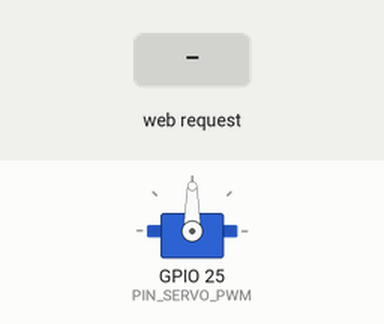
Bench run of a sketch on a simulated ESP32. Parts: servo. Inputs (shaded band) come from the test bench. WiFi joins after 1.5 s; servers stay silent unless stated; what the sketch prints to the serial monitor is not drawn.

Above: at 2.7 s.
2.8 s: HTTP request GET /turn received
At 3.25 s:
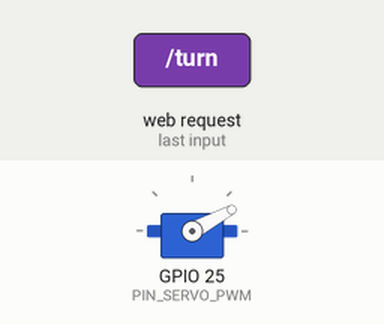
At 9.1 s:
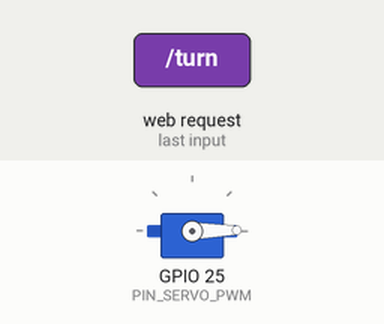
Timing chart, 0 to 10.6 s (numbered marks = the images above; inputs shaded):
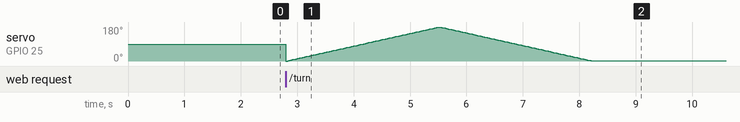

The sketch:

07_02_esp32_sg90_http.ino
```cpp
#include <ESP32Servo.h> // https://github.com/madhephaestus/ESP32Servo
#include <WiFi.h>
#include <WebServer.h>

// ref to https://github.com/madhephaestus/ESP32Servo/blob/master/examples/Multiple-Servo-Example-Arduino/Multiple-Servo-Example-Arduino.ino
// ref to example/SimpleWifiWerver.ino

// Wifi AP settings
const char gcc_SSID[] = "SSID";
const char gcc_PASSWORD[] = "PASSWORD";

// These are all GPIO pins on the ESP32
// Recommended pins include 2,4,12-19,21-23,25-27,32-33
#define PIN_SERVO_PWM 25

// Published values for SG90 servos; adjust if needed
#define WIDTH_PWM_MICRO_SEC_MIN ((int)500)
#define WIDTH_PWM_MICRO_SEC_MAX ((int)2400)

// create four servo objects
Servo objServo01;

int giAngleDeg = 0;      // position in degrees

WebServer myWebServer(80);


void init_WifiClient(void)
{
  Serial.print("Connecting to ");
  Serial.println(gcc_SSID);

  WiFi.begin( gcc_SSID, gcc_PASSWORD);
  while (WiFi.status() != WL_CONNECTED) {
    delay(500);
    Serial.print(".");
  }
  Serial.println("WiFi connected.");
  Serial.println("IP address: ");
  Serial.println(WiFi.localIP());
}//init_WifiClient()


void doRotServoOneShot(void)
{
  if ( giAngleDeg < 0 )
  {
    giAngleDeg = 0;
  }
  if ( giAngleDeg > 180 )
  {
    giAngleDeg = 180;
  }
  objServo01.write(giAngleDeg);
}

void doRotServoKnob(void)
{
  objServo01.attach(PIN_SERVO_PWM, WIDTH_PWM_MICRO_SEC_MIN, WIDTH_PWM_MICRO_SEC_MAX);
  for (int iAng=0;iAng<=180;iAng++)
  {
    objServo01.write(iAng);
    delay(15);
  }
  for (int iAng=180;iAng>0;iAng--)
  {
    objServo01.write(iAng);
    delay(15);
  }
 objServo01.detach();
}


void handleRootGet() {
  String html = "";
  html += "<h1>Servo motor</h1>";
  html += "<h1> push hear -> <a href=\"/turn\">Rotate </a></h1>";

  myWebServer.send(200, "text/html",html);
}


void handle2ndGet() {
  String html = "";
  html += "<h1>turning Servo motor</h1>";
  html += "<h1> push hear -> <a href=\"/turn\">Rotate </a></h1>";
  myWebServer.send(200, "text/html",html);
  doRotServoKnob();
}

void handleNotFound(){
  String message = "File Not Found\n\n";
  message += "URI: ";
  message += myWebServer.uri();
  message += "\nMethod: ";
  message += (myWebServer.method() == HTTP_GET)?"GET":"POST";
  message += "\nArguments: ";
  message += myWebServer.args();
  message += "\n";
  for (uint8_t i=0; i<myWebServer.args(); i++){
    message += " " + myWebServer.argName(i) + ": " + myWebServer.arg(i) + "\n";
  }
  myWebServer.send(404, "text/plain", message);
}


void setup() {
  Serial.begin(115200);

  objServo01.setPeriodHertz(50);      // Standard 50Hz servo
  objServo01.attach(PIN_SERVO_PWM, WIDTH_PWM_MICRO_SEC_MIN, WIDTH_PWM_MICRO_SEC_MAX);

  init_WifiClient();

  myWebServer.on("/", HTTP_GET,handleRootGet);
  myWebServer.on("/turn", HTTP_GET,handle2ndGet);
  myWebServer.onNotFound(handleNotFound);

  myWebServer.begin();
  Serial.println("HTTP server started");
}

void loop() {
  myWebServer.handleClient();
}
```
